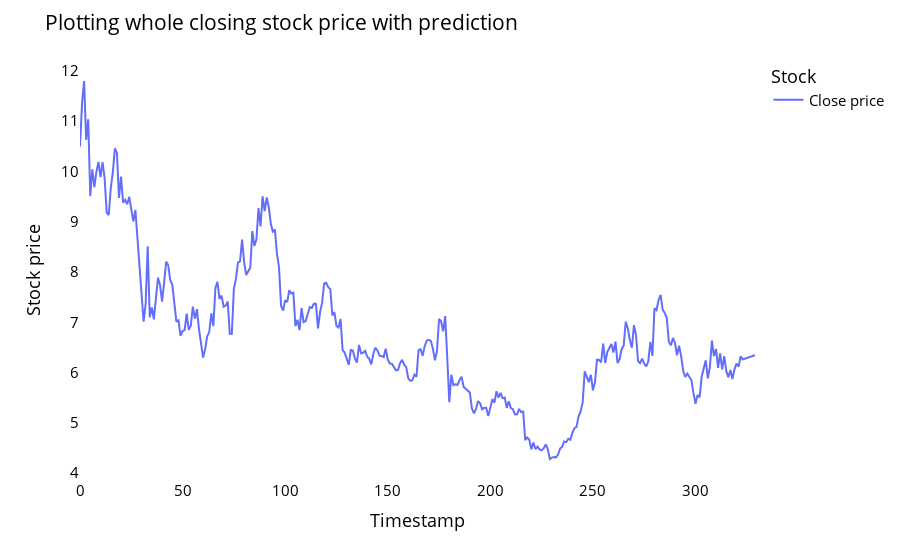

The notebook cell this image was saved under:
### Markdown cell above
- # Plotting entire Closing Stock Price with next 30 days period of prediction

### Code cell
lstmdf=closedf.tolist()
lstmdf.extend((np.array(lst_output).reshape(-1,1)).tolist())
lstmdf=scaler.inverse_transform(lstmdf).reshape(1,-1).tolist()[0]

names = cycle(['Close price'])

fig = px.line(lstmdf,labels={'value': 'Stock price','index': 'Timestamp'})
fig.update_layout(title_text='Plotting whole closing stock price with prediction',
                  plot_bgcolor='white', font_size=15, font_color='black',legend_title_text='Stock')

fig.for_each_trace(lambda t:  t.update(name = next(names)))

fig.update_xaxes(showgrid=False)
fig.update_yaxes(showgrid=False)
fig.show()

### Figure 1 — Plotly figure (JSON) as saved in the notebook; plotly's stock layout.template omitted (floating-point values rounded to 4 significant figures; data arrays with more than 128 entries replaced by an {"elided": "..."} marker saying what was removed)
{"data": [{"hovertemplate": "variable=0<br>Timestamp=%{x}<br>Stock price=%{y}<extra></extra>", "legendgroup": "0", "line": {"color": "#636efa", "dash": "solid"}, "marker": {"symbol": "circle"}, "mode": "lines", "name": "Close price", "orientation": "v", "showlegend": true, "type": "scatter", "x": {"elided": "330 int values"}, "xaxis": "x", "y": {"elided": "330 float values"}, "yaxis": "y"}], "layout": {"font": {"color": "black", "size": 15}, "legend": {"title": {"text": "Stock"}, "tracegroupgap": 0}, "margin": {"t": 60}, "plot_bgcolor": "white", "title": {"text": "Plotting whole closing stock price with prediction"}, "xaxis": {"anchor": "y", "domain": [0, 1], "showgrid": false, "title": {"text": "Timestamp"}}, "yaxis": {"anchor": "x", "domain": [0, 1], "showgrid": false, "title": {"text": "Stock price"}}}}
